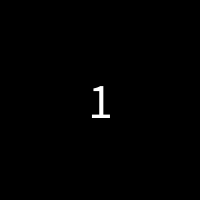
Frame 1 (no input)
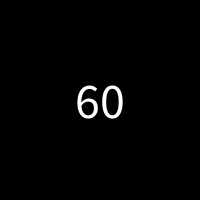
Frame 60 (the mouse pressed at the canvas centre just before this capture)
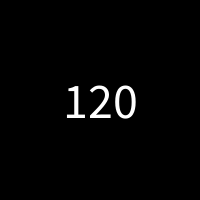
Frame 120 (the mouse held since frame 60 and released just before this capture)

The Processing sketch that drew these frames (run headless with seeded random() and noise(); from frame 60 on, the mouse is pressed at the canvas centre):

// Processing sketch: sketch_260519c_tiempoFrameCount
// ── sketch_260519c_tiempoFrameCount.pde
// manejo del tiempo
// frameCount vs millis()
// -- y tips para manejo del texto

void setup() {
  size( 200, 200 );

  textAlign( CENTER, CENTER );
  textSize( 50 );

  frameRate( 60 );  //fuerzo el ideal
}

void draw() {  //fps promedio 60
  println( frameRate );

  if ( frameCount < 60*5 ) {  //5 segundos = 300 frames
    background( 0 );
  } else if ( frameCount >= 60*5 && frameCount <= 60*10 ) {
    background( 50 );
  } else if ( frameCount >= 60*10 && frameCount <= 60*15 ) {
    background( 100 );  
  } else if ( frameCount >= 60*15 && frameCount <= 60*20 ) {
    background( 150 );  
  }else{
    background( 255 );
    frameCount = 0 ;
  }

  text( frameCount, width/2, height/2 );
}
